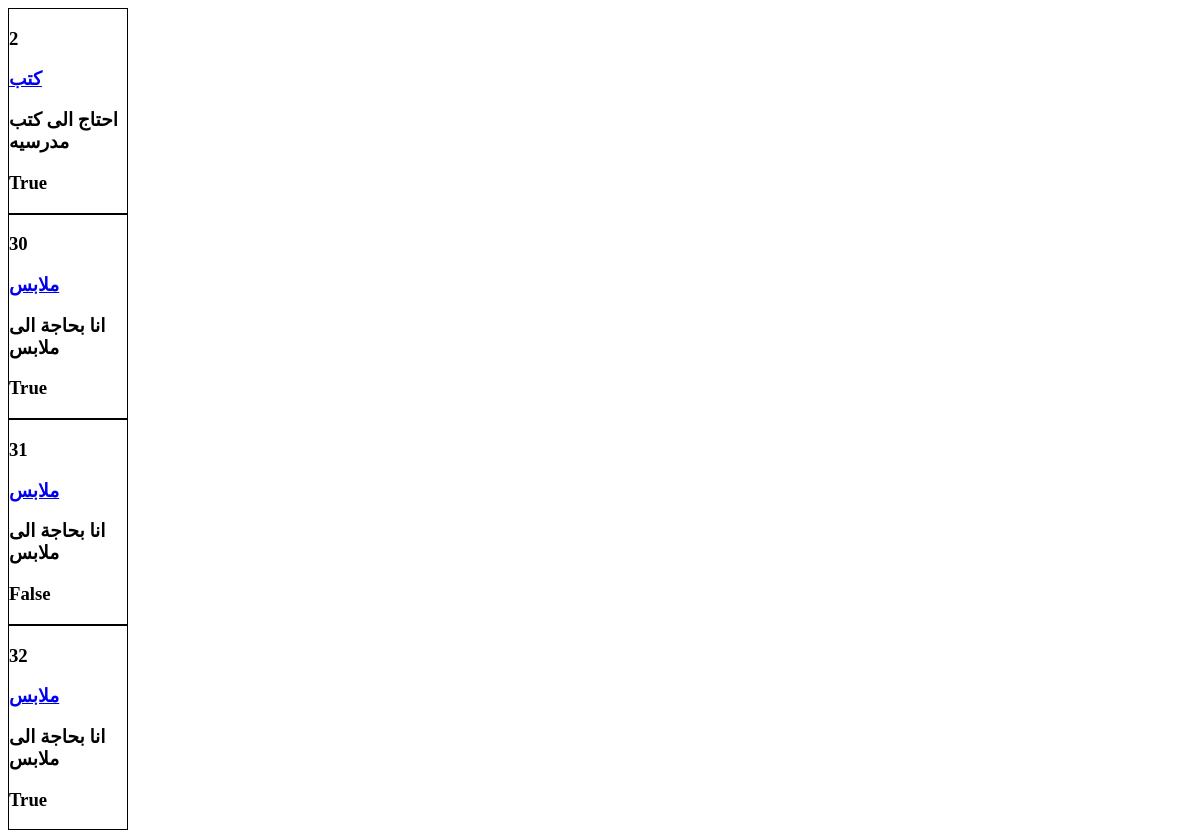
Before: /sponsor/kafalat/ (signed in) with the older database file.
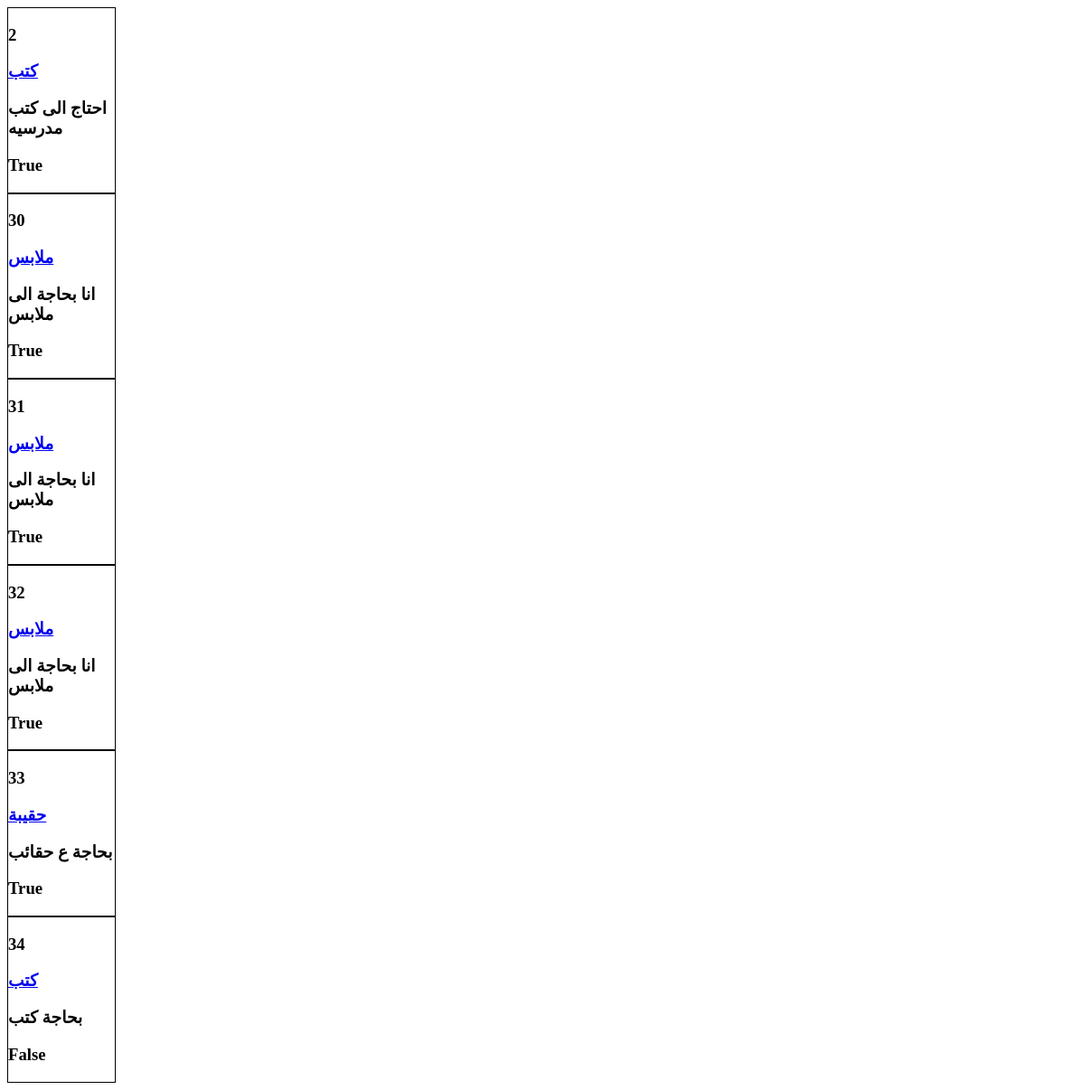
After: the same page with the newer database file.
### Students/models.py (models this page shows, shortened)
class Req_st(models.Model):
    title=models.CharField(max_length=200)
    info=models.TextField(max_length=1900)
    sender=models.CharField(max_length=200)
    date_up=models.DateField(auto_now_add=True)
    sponser=models.CharField(max_length=200,blank=True)
    approved=models.BooleanField(default=False)
    req_spon=models.CharField(max_length=250,blank=True)
    disable=models.BooleanField(default=False)

### Sponsors/views.py (the view)
@requires_csrf_token
def displayKafalat(request):
    if auth(request) == 2 or auth(request) == 1:  # sponsor or admin
        k = Req_st.objects.filter(sponser='',req_spon='')
        return render(request, 'kafalat.html',{'k':k})
    else:
        return redirect('home')

### accounts/views.py (called while the page is built, shortened)
def auth(request):
    sponsor_approved = Sponsor.objects.filter(username=request.user)
    student_approved = Students.objects.filter(username=request.user)
    x = 0
    if request.user.is_authenticated and not sponsor_approved and not student_approved:
        x = 1  # admin
    else:
        x = 4  # user
    return x

### Sponsors/templates/kafalat.html (shortened to what this page needs)
<!DOCTYPE html>
<html>
<head>
</head>
<body>
                {% for i in k %}
    <div>
                    <h3 scope="row">{{ i.id | safe }}</h3>
                    <h3><a href="{{i.id}}">{{ i.title | safe }}</a> </h3>
                    <h3>{{ i.info | safe }}</h3>
                    <h3>{{ i.approved | safe }}</h3>
    </div>
                {% endfor %}
</body>
</html>

### Sponsors/templates/kafalat.html (style rules this page uses)
div { border-style: solid; border-width: 1px; width : 10%; }

Changed rows visible on the page:
changed Req_st id 31: approved "False" → "True"
added Req_st: id "33", title "حقيبة", info "بحاجة ع حقائب", approved "True"
added Req_st: id "34", title "كتب", info "بحاجة كتب", approved "False"
